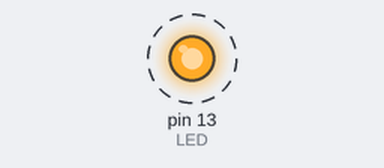
The sketch below on a simulated Arduino Uno, built with avr-gcc and run on an emulated ATmega328P. On the bench: output pins drawn as LEDs (lit = HIGH). Dashed ring = blinking.

Above: at 0.5 s.
Timing chart, 0 to 4.6 s (numbered marks = the images above):
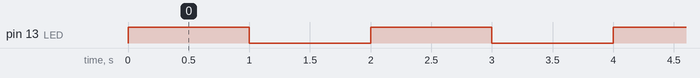

The sketch:

Tarea_Blink.ino
```cpp
#define BAUDRAT 9600
#define LED 13
#define TIEMPO 1000
void setup() {
 Serial.begin(BAUDRAT);
 pinMode(LED, OUTPUT);
}
void loop() {
 digitalWrite(LED, HIGH);
 delay(TIEMPO);
 digitalWrite(LED, LOW);
 delay(TIEMPO);
}
```

Measured:
- by itself, pin 13 (LED): alternates HIGH for 1.0 s and LOW for 1.0 s
